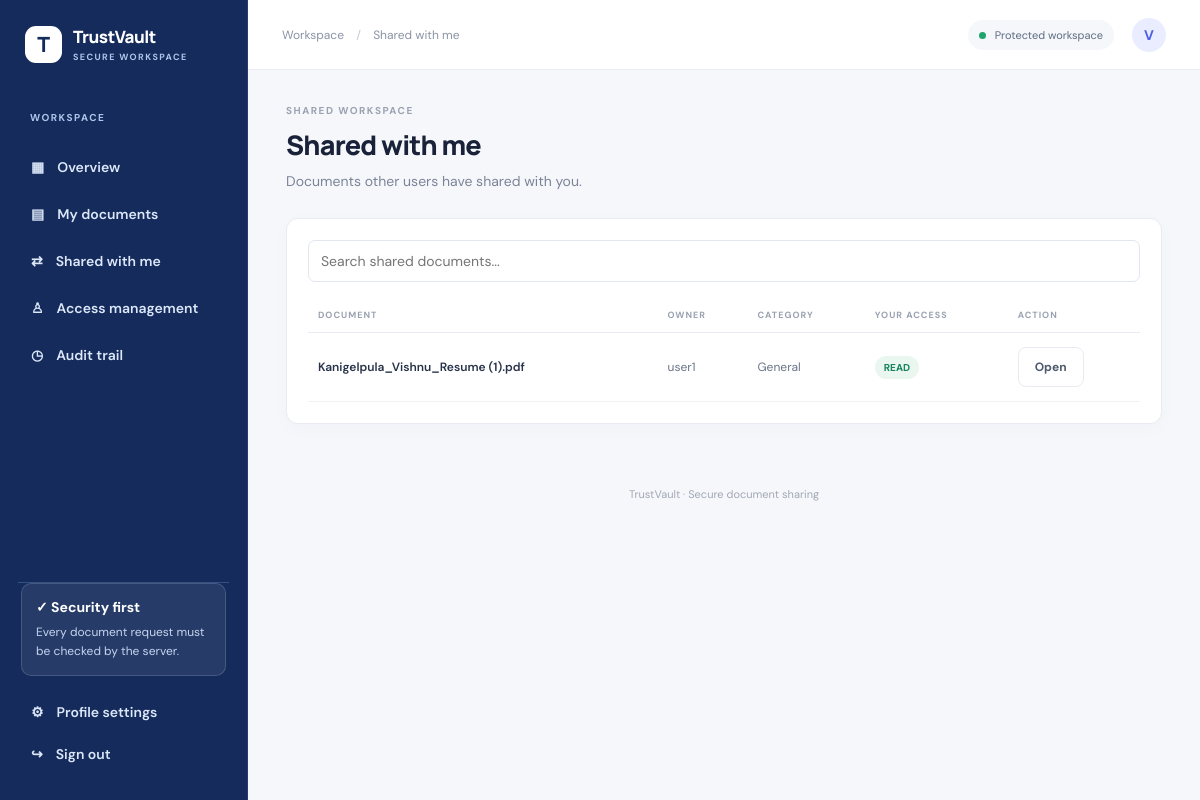
/shared (signed in), run on an earlier commit of the app's database.
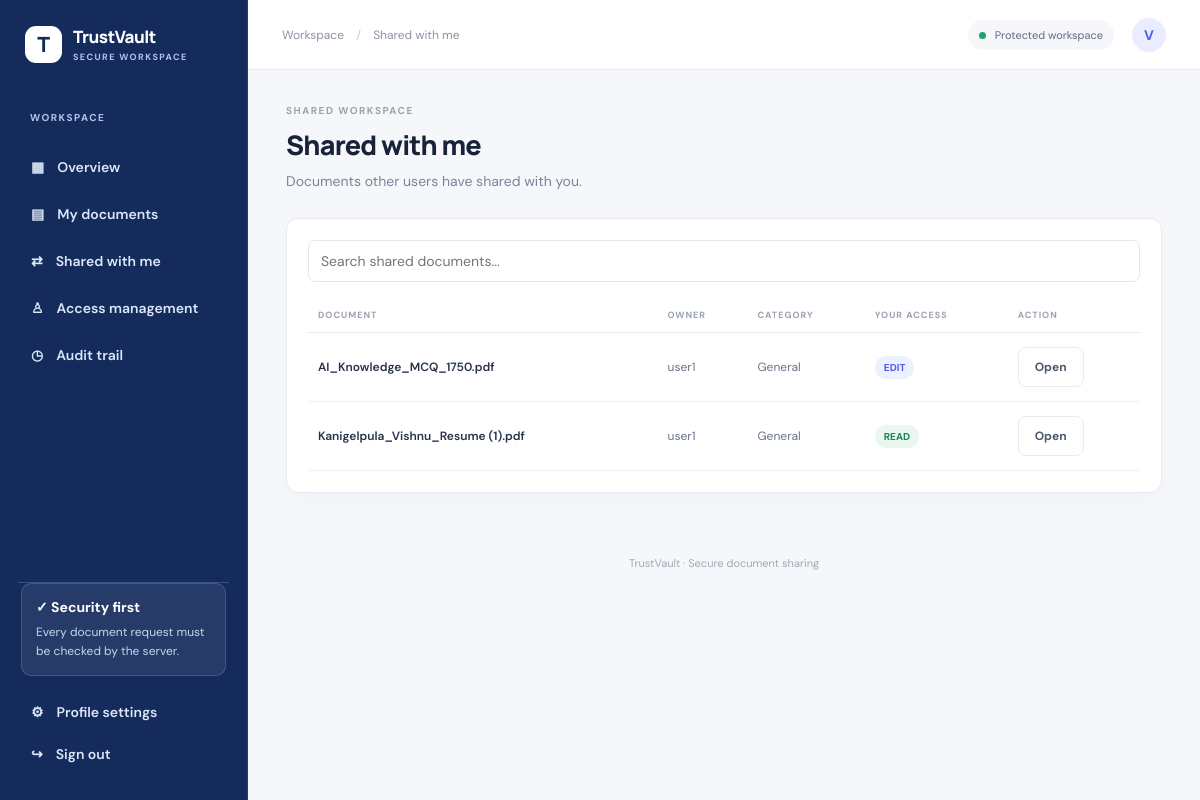
And on a later commit of the database.
### tables this page shows
CREATE TABLE permissions (
            id INTEGER PRIMARY KEY AUTOINCREMENT,
            document_id INTEGER NOT NULL,
            username TEXT NOT NULL,
            access TEXT NOT NULL,
            granted_by TEXT NOT NULL,
            granted_at TEXT NOT NULL,
            UNIQUE(document_id, username)
        );

CREATE TABLE documents (
            id INTEGER PRIMARY KEY AUTOINCREMENT,
            name TEXT NOT NULL,
            owner_username TEXT NOT NULL,
            category TEXT NOT NULL,
            stored_name TEXT NOT NULL,
            uploaded_at TEXT NOT NULL,
            status TEXT NOT NULL DEFAULT "Active"
        );

### backend/app/routes/documents.py (the view)
@router.get("/shared")
async def shared_page(request: Request):
    user = require_login(request)
    if not user:
        return RedirectResponse("/login", status_code=303)
    connection = get_connection()
    try:
        rows = connection.execute(
            """
            SELECT d.*, p.access AS shared_access
            FROM documents d
            JOIN permissions p ON p.document_id = d.id
            WHERE p.username = ?
            ORDER BY d.id DESC
            """,
            (user["username"],)
        ).fetchall()
    finally:
        connection.close()
    return templates.TemplateResponse(
        request=request,
        name="shared.html",
        context={
            "user": user,
            "documents": [dict(row) for row in rows]
        }
    )

### frontend/templates/shared.html (shortened to what this page needs)
{% extends "base.html" %}
{% block breadcrumb %}Shared with me{% endblock %}
{% block content %}
<div class="page-heading">
  <div>
    <p class="eyebrow">SHARED WORKSPACE</p>
    <h1>Shared with me</h1>
    <p class="muted">Documents other users have shared with you.</p>
  </div>
</div>
<section class="panel">
  <div class="toolbar">
    <input
      id="documentSearch"
      class="search"
      placeholder="Search shared documents..."
      aria-label="Search shared documents"
    >
  </div>
  <div class="table-scroll">
    <table id="documentsTable">
      <thead>
        <tr>
          <th>DOCUMENT</th>
          <th>OWNER</th>
          <th>CATEGORY</th>
          <th>YOUR ACCESS</th>
          <th>ACTION</th>
        </tr>
      </thead>
      <tbody>
        {% for document in documents %}
        <tr>
          <td><b>{{ document.name }}</b></td>
          <td>{{ document.owner_username }}</td>
          <td>{{ document.category }}</td>
          <td>
            {% if document.shared_access == 'EDIT' %}
              <span class="badge blue">EDIT</span>
            {% else %}
              <span class="badge green">READ</span>
            {% endif %}
          </td>
          <td>
            <a class="button secondary"
               href="/documents/{{ document.id }}">
              Open
            </a>
          </td>
        </tr>
        {% else %}
        <tr>
          <td colspan="5" class="muted">
            No documents have been shared with you yet.
          </td>
        </tr>
        {% endfor %}
      </tbody>
    </table>
  </div>
</section>
{% endblock %}

What changed in the data, as far as the page shows it:
added permissions: name "AI_Knowledge_MCQ_1750.pdf", owner_username "user1", category "General", access "EDIT"
